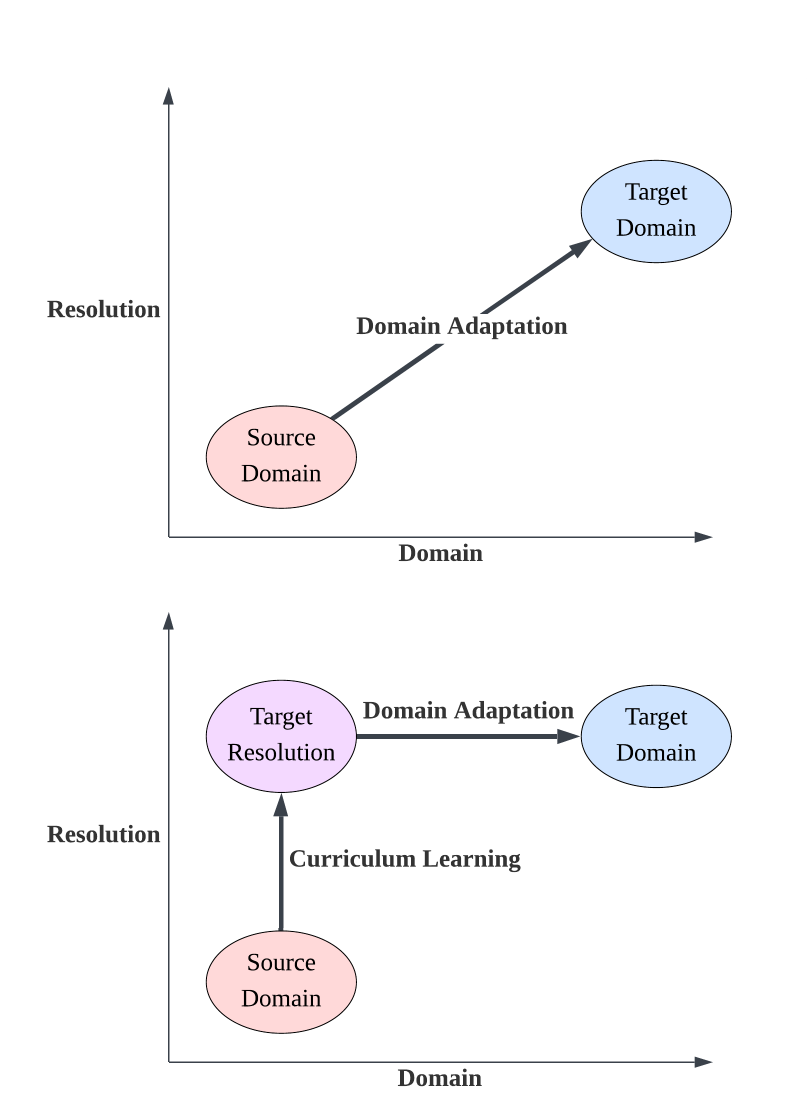
#> input picture high-res-vision/agriAi_images/domain_adapt.png, 1613 x 2237 px (shown at 1/2 size)
$ python downsample_image.py --image_path domain_adapt.png
#> lines starting #> are read from the running program, lines starting #| are printed output that depends on the picture
from PIL import Image
import argparse
import os

def downsample_to_384(image_path, output_path=None):
    """
    Downsample an image to 384x384 pixels and save as PNG.
    """
#> called with image_path = 'domain_adapt.png'
    img = Image.open(image_path)
#> img is the input picture: PIL image 1613x2237 RGBA; mean R, G, B, A 233.5, 232.8, 234.1, 239.3
    resized = img.resize((384, 384), Image.LANCZOS)  # High-quality downsampling
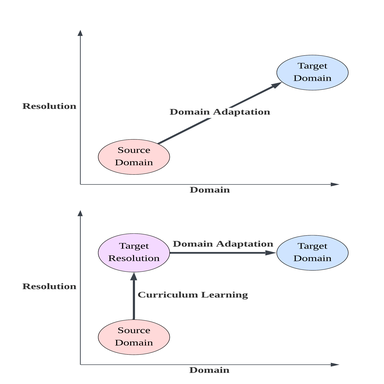
#> resized: PIL image 384x384 RGBA; mean R, G, B, A 234.2, 233.5, 234.6, 239.3; transparent parts drawn white

    # Default output path
    if output_path is None:
        base, _ = os.path.splitext(image_path)
        output_path = base + "_384.png"

    resized.save(output_path, format="PNG")
    print(f"✅ Saved downsampled image to {output_path}")


if __name__ == "__main__":
    parser = argparse.ArgumentParser(description="Downsample an image to 384x384 pixels and save as PNG.")
    parser.add_argument("--image_path", required=True, help="Path to the input image.")
    parser.add_argument("--output_path", default=None, help="Optional path to save the resized PNG.")
    args = parser.parse_args()

    downsample_to_384(args.image_path, args.output_path)
